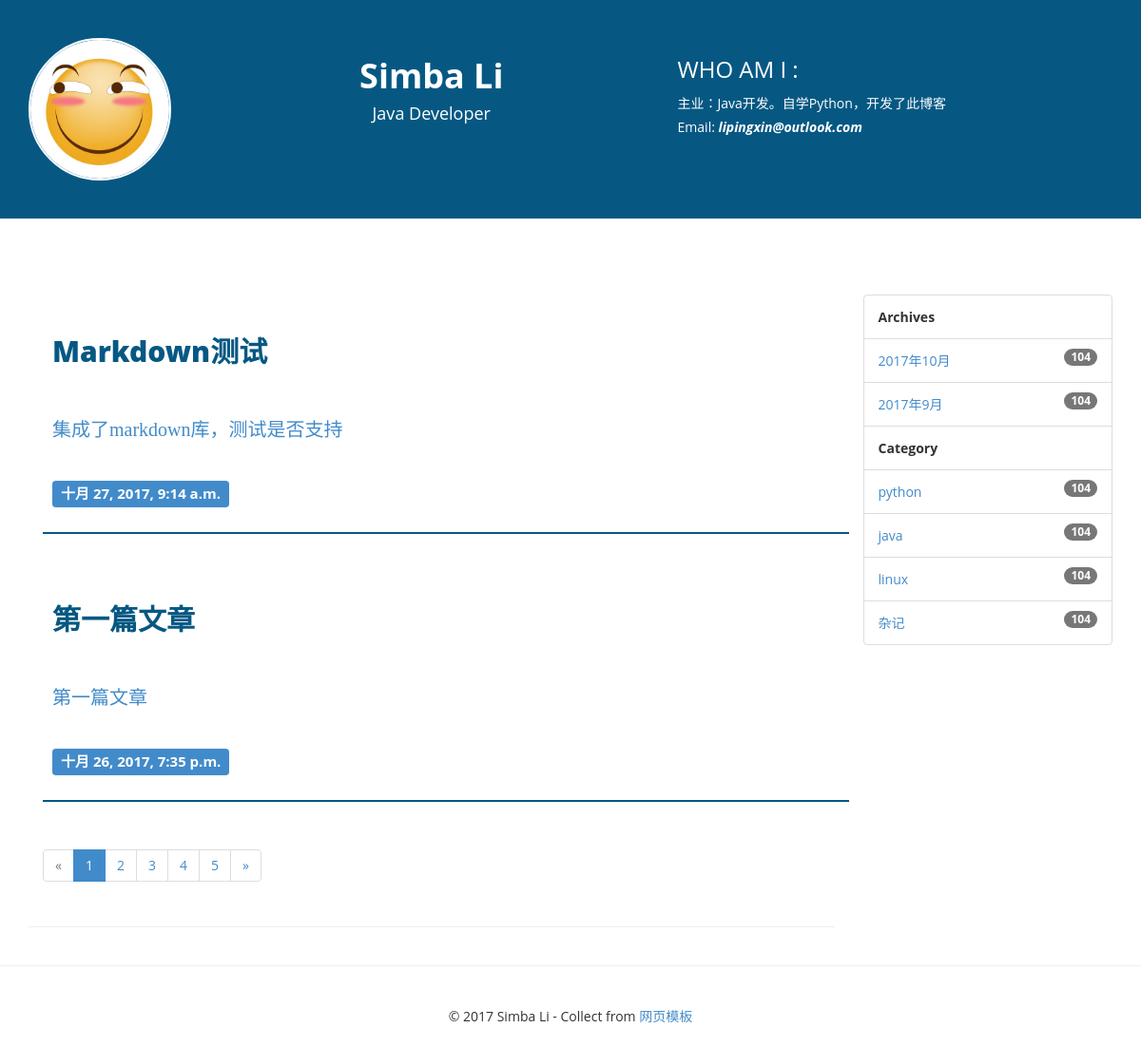
The page /archive/2017/10/ on the database its author committed.
### blog/models.py (models this page shows, shortened)
class Post(models.Model):
    title = models.CharField(max_length=70)
    body = models.TextField()
    create_time = models.DateTimeField(auto_now_add=True)
    modified_time = models.DateTimeField(auto_now=True)
    excerpt = models.CharField(max_length=200, blank=True)
    category = models.ForeignKey(Category)
    tags = models.ManyToManyField(Tag, blank=True)
    author = models.ForeignKey(User)
    is_delete = models.IntegerField(default=1)
    def get_absolute_url(self):
        return reverse('blog:detail', kwargs={'pk': self.pk})

class Category(models.Model):
    name = models.CharField(max_length=100)

### blog/views.py (the view)
# urls.py: url(r'^archive/(?P<year>[0-9]{4})/(?P<month>[0-9]{1,2})/$', views.archives, name='archive'),
def archives(request, year, month):
    posts = Post.objects.filter(create_time__year=year,
                                create_time__month=month
                                ).order_by('-create_time')
    return render(request, 'blog/index.html', context={'posts': posts})

### blog/templatetags/blog_tags.py (called while the page is built)
@register.simple_tag()
def archives():
    return Post.objects.dates('create_time', 'month', order='DESC')

@register.simple_tag()
def get_categories():
    return Category.objects.all()

### templates/blog/index.html (shortened to what this page needs)
{% extends 'layout.html' %}
{% block main %}
<section>
    <div class="container">
        <div class="row">
            <div class="col-md-9">
                {% for post in posts %}
                <div class="blog-main">
                    <a href="{{ post.get_absolute_url }}">
                        <div class="heading-blog">
                            {{ post.title }}
                        </div>
                    </a>
                    {% if post.excerpt %}
                    <a href="{{ post.get_absolute_url }}">
                        <div class="blog-txt">
                            {{ post.excerpt }}
                        </div>
                    </a>
                    {% endif %}
                    <div class="blog-info">
                        <span class="label label-primary">{{ post.create_time }}</span>
                    </div>
                </div>
                {% empty %}
                    <div>还没有发布的文章</div>
                {% endfor %}
                <nav>
                    <ul class="pagination">
                        <li class="disabled"><a href="#"><span aria-hidden="true">&laquo;</span><span class="sr-only">Previous</span></a>
                        </li>
                        <li class="active"><a href="#">1 <span class="sr-only">(current)</span></a></li>
                        <li><a href="#">2 </a></li>
                        <li><a href="#">3 </a></li>
                        <li><a href="#">4 </a></li>
                        <li><a href="#">5 </a></li>
                        <li><a href="#"><span aria-hidden="true">&raquo;</span><span class="sr-only">Next</span></a>
                        </li>
                    </ul>
                </nav>
            </div>
        </div>
    </div>
</section>
<hr/>
{% endblock main %}

### templates/layout.html (shortened to what this page needs)
{% load staticfiles %}
{% load blog_tags %}
<!DOCTYPE html>
<html xmlns="http://www.w3.org/1999/xhtml">
<head>
    <link href="{% static 'blog/css/bootstrap.css' %}" rel="stylesheet"/>
    <link href="{% static 'blog/css/font-awesome.css' %}" rel="stylesheet"/>
    <link href="{% static 'blog/css/style.css' %}" rel="stylesheet"/>
    <link href="{% static 'blog/css/highlights/github.css' %}" rel="stylesheet">
</head>
<body>
<section class="header-section">
    <div class="container">
        <div class="row">
            <div class="col-md-2">
                <img src="{% static 'blog/img/headimage.jpg' %}" class="img-circle img-responsive"/>
            </div>
            <div class="col-md-5 text-center">
                <h1><strong>Simba Li </strong></h1>
                <h4>Java Developer</h4>
            </div>
            <div class="col-md-5">
                <h3>WHO AM I :</h3>
                主业：Java开发。自学Python，开发了此博客
                <br />
                Email: <i><strong>lipingxin@outlook.com</strong></i>
            </div>
        </div>
    </div>
</section>
<section>
    <div class="container">
        <div class="row">
            <div class="col-md-2 spon-txt"></div>
        </div>
    </div>
</section>
<section>
    <div class="container">
        <div class="row">
            <div class="col-md-9">
            {% block main %}
            {% endblock main %}
            </div>
            <div class="col-md-3">
                <ul class="list-group">
                    <li class="list-group-item">
                        <strong>Archives</strong>
                    </li>
                    {% archives as date_list %}
                    {% for date in date_list %}
                    <li class="list-group-item">
                        <span class="badge">104</span>
                        <a href="{% url 'blog:archive' date.year date.month %}">
                            {{ date.year }}年{{ date.month }}月
                        </a>
                    </li>
                    {% empty %}
                        <li class="list-group-item">
                            <span class="badge">104</span>暂无归档
                        </li>
                    {% endfor %}
                    <li class="list-group-item">
                        <strong>Category</strong>
                    </li>
                    {% get_categories as categories %}
                    {% for category in categories %}
                        <li class="list-group-item">
                            <span class="badge">104</span>
                            <a href="{% url 'blog:category' category.pk %}">
                                {{ category.name }}
                            </a>
                        </li>
                    {% endfor %}
                </ul>
                <br/>
            </div>
        </div>
    </div>
</section>
<hr/>
<div class="container">
    <div class="row">
        <div class="col-md-12 text-center set-foot">
            &copy 2017 Simba Li - Collect from <a
                href="http://www.cssmoban.com/" title="网页模板" target="_blank">网页模板</a>
        </div>
    </div>
</div>
</body>
</html>

### blog/static/blog/css/style.css (style rules this page uses)
﻿ html, body { padding-top:0px; margin:0px; }
body { font-family: 'Open Sans', sans-serif; line-height:25px; font-size:14px; }
.header-section { background-color:#065883; color:#fff; padding:40px 5px; }
.header-section img { max-width:150px; border:2px solid #fff; }
.spon-txt { padding:40px 5px; font-size:25px; font-weight:800; }
.blog-main { padding:10px 5px; border-bottom:2px solid #065883; margin-bottom:30px; }
.heading-blog { font-size:30px; color:#065883; font-weight:800; padding:30px 5px; line-height:40px; }
.blog-info { padding:20px 5px; font-size:20px; font-weight:normal; }
.blog-txt { padding:20px 5px; font-family:Andalus ; font-size:20px; font-weight:normal; }
.set-foot { padding:20px 5px; }

### rows shown on the page
Post: title "Markdown测试", excerpt "集成了markdown库，测试是否支持", create_time "十月 27, 2017, 9:14 a.m."
Post: title "第一篇文章", excerpt "第一篇文章", create_time "十月 26, 2017, 7:35 p.m."
Category: name "python"
Category: name "java"
Category: name "linux"
Category: name "杂记"

### other values the page prints
{{ date.year }} "2017" "2017"
{{ date.month }} "10" "9"
